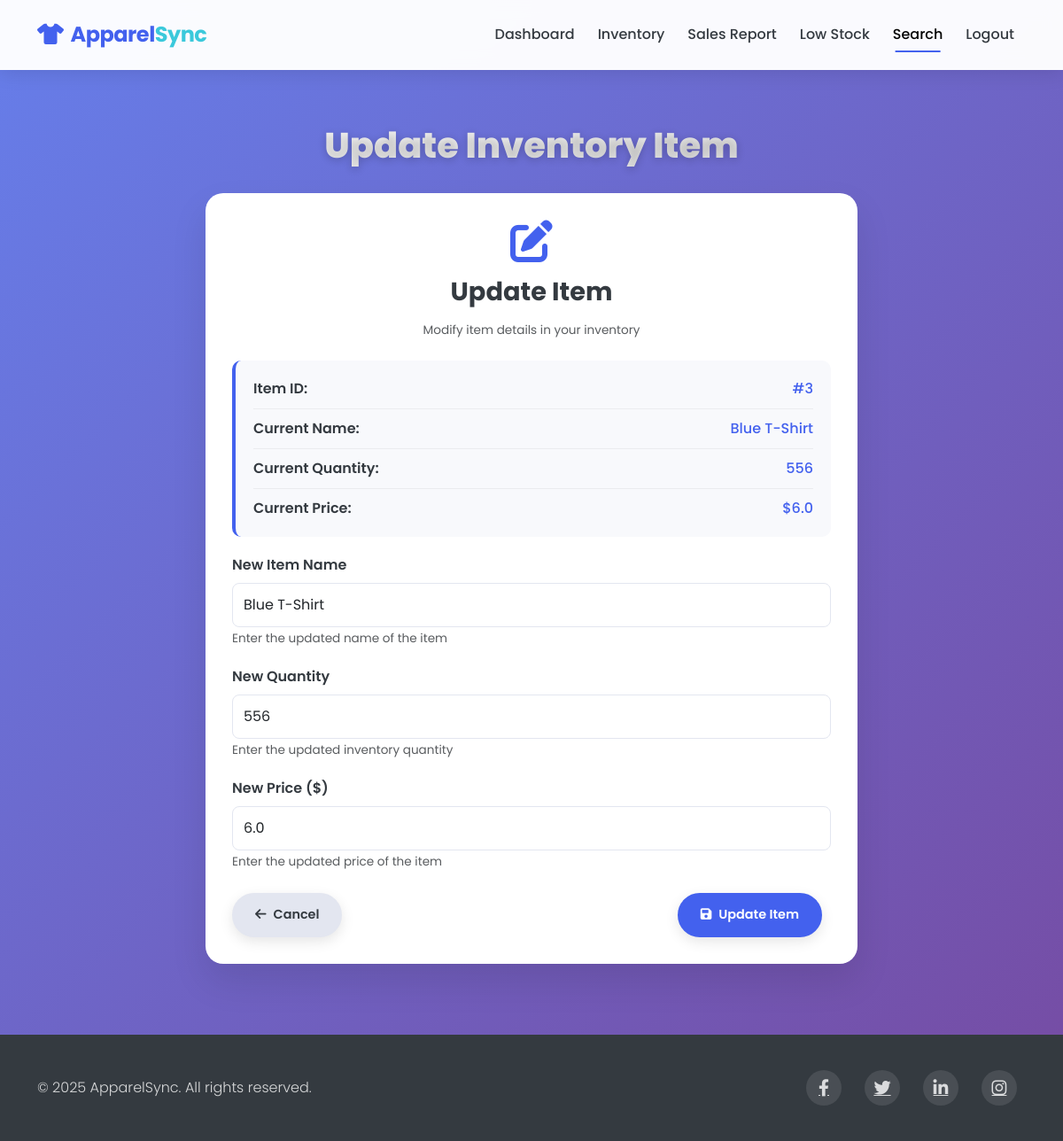
Before: /dashboard/update_item?id=3 (signed in) with the older database file.
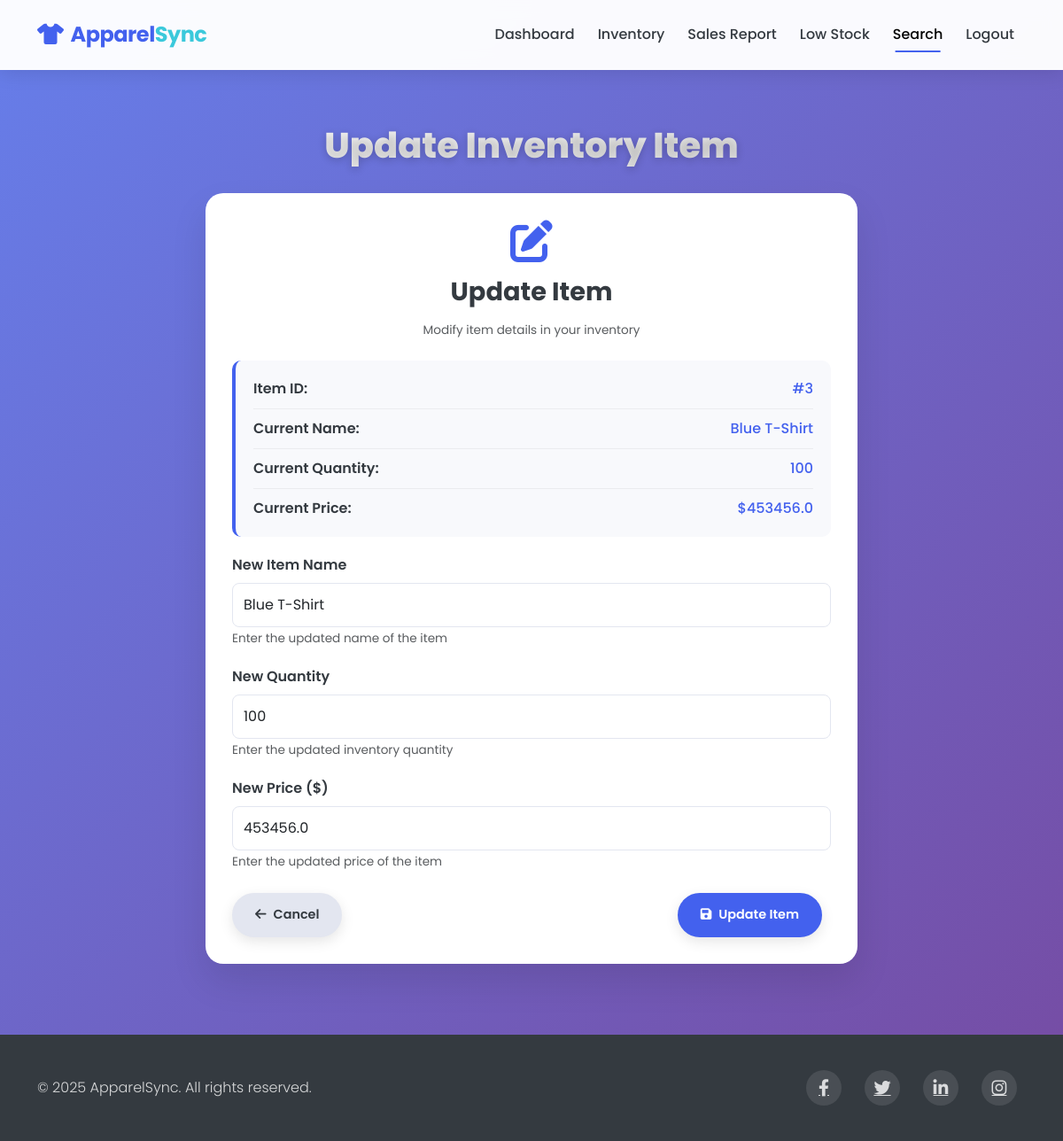
After: the same page with the newer database file.
### models.py (models this page shows)
class InventoryItem(db.Model):
    id = db.Column(db.Integer, primary_key=True)
    item_name = db.Column(db.String(100), nullable=False)
    quantity = db.Column(db.Integer, nullable=False)
    price = db.Column(db.Float, nullable=False)
    discount = db.Column(db.Float, default=0.0)
    sales = db.relationship('Sale', backref='item', lazy=True)
    low_stock_alerts = db.relationship('LowStock', backref='item', lazy=True)

### routes.py (the view)
@app.route('/dashboard/update_item', methods=['GET', 'POST'])
@login_required
def update_item_record():
    if request.method == 'POST':
        try:
            item_id = int(request.form['item_id'])
            item = InventoryItem.query.get(item_id)
            if item:
                old_name = item.item_name
                old_quantity = item.quantity
                old_price = item.price
                item.item_name = request.form['item_name']
                item.quantity = int(request.form['quantity'])
                item.price = float(request.form['price'])
                threshold = 10
                if item.quantity < threshold:
                    existing_alert = LowStock.query.filter_by(item_id=item_id, resolved=False).first()
                    if not existing_alert:
                        low_stock_alert = LowStock(item_id=item_id, threshold=threshold)
                        db.session.add(low_stock_alert)
                        flash(f'Item updated! Warning: Item is now below stock threshold.')
                else:
                    existing_alerts = LowStock.query.filter_by(item_id=item_id, resolved=False).all()
                    if existing_alerts:
                        for alert in existing_alerts:
                            alert.resolved = True
                        flash(f'Item updated from "{old_name}" to "{item.item_name}"! Low stock alert has been resolved.')
                    else:
                        flash(f'Item updated from "{old_name}" to "{item.item_name}" successfully!')
                db.session.commit()
                print(f"Item {item_id} updated: {old_name}->{item.item_name}, {old_quantity}->{item.quantity}, {old_price}->{item.price}")
            else:
                flash(f'Item with ID {item_id} not found.')
                print(f"Item with ID {item_id} not found in database")
        except Exception as e:
            db.session.rollback()
            flash(f'Error updating item: {str(e)}')
            print(f"Error updating item: {str(e)}")
        return redirect(url_for('view_inventory'))
    else:
        item_id = request.args.get('id')
        item = None
        if item_id:
            item = InventoryItem.query.get(int(item_id))
        return render_template('update_item_record.html', item=item)

### app.py (called while the page is built)
@login_manager.user_loader
def load_user(user_id):
    return User.query.get(int(user_id))

### templates/update_item_record.html (shortened to what the changed rows need)
<!DOCTYPE html>
<html lang="en">
<head>
    <link href="https://cdn.jsdelivr.net/npm/bootstrap@5.3.0-alpha1/dist/css/bootstrap.min.css" rel="stylesheet">
    <link rel="stylesheet" href="https://cdnjs.cloudflare.com/ajax/libs/font-awesome/6.0.0/css/all.min.css">
</head>
<body>
    <section class="content-section">
        <div class="container">
            <h1 class="page-title">Update Inventory Item</h1>
            <div class="row justify-content-center">
                <div class="col-lg-8">
                    <div class="form-card">
                        {% if item %}
                        <div class="item-details">
                            <div class="item-detail-row">
                                <span class="item-detail-label">Item ID:</span>
                                <span class="item-detail-value">#{{ item.id }}</span>
                            </div>
                            <div class="item-detail-row">
                                <span class="item-detail-label">Current Name:</span>
                                <span class="item-detail-value">{{ item.item_name }}</span>
                            </div>
                            <div class="item-detail-row">
                                <span class="item-detail-label">Current Quantity:</span>
                                <span class="item-detail-value">{{ item.quantity }}</span>
                            </div>
                            <div class="item-detail-row">
                                <span class="item-detail-label">Current Price:</span>
                                <span class="item-detail-value">${{ item.price }}</span>
                            </div>
                        </div>
                        <form action="/dashboard/update_item" method="POST">
                            <div class="form-group">
                                <label for="item_name" class="form-label">New Item Name</label>
                                <input type="text" class="form-control" id="item_name" name="item_name" value="{{ item.item_name }}" required>
                                <small class="text-muted">Enter the updated name of the item</small>
                            </div>
                            <div class="form-group">
                                <label for="quantity" class="form-label">New Quantity</label>
                                <input type="number" class="form-control" id="quantity" name="quantity" min="0" value="{{ item.quantity }}" required>
                                <small class="text-muted">Enter the updated inventory quantity</small>
                            </div>
                            <div class="form-group">
                                <label for="price" class="form-label">New Price ($)</label>
                                <input type="number" class="form-control" id="price" name="price" min="0" step="0.01" value="{{ item.price }}" required>
                                <small class="text-muted">Enter the updated price of the item</small>
                            </div>
                            <div class="d-flex justify-content-between mt-4">
                                <a href="/dashboard/view_inventory" class="btn btn-cancel btn-action">
                                    <i class="fas fa-arrow-left me-2"></i>Cancel
                                </a>
                                <button type="submit" class="btn btn-submit btn-action">
                                    <i class="fas fa-save me-2"></i>Update Item
                                </button>
                            </div>
                        </form>
                        {% endif %}
                    </div>
                </div>
            </div>
        </div>
    </section>
</body>
</html>

Changed rows visible on the page:
changed InventoryItem "Blue T-Shirt": quantity "556" → "100"; price "6.0" → "453456.0"
